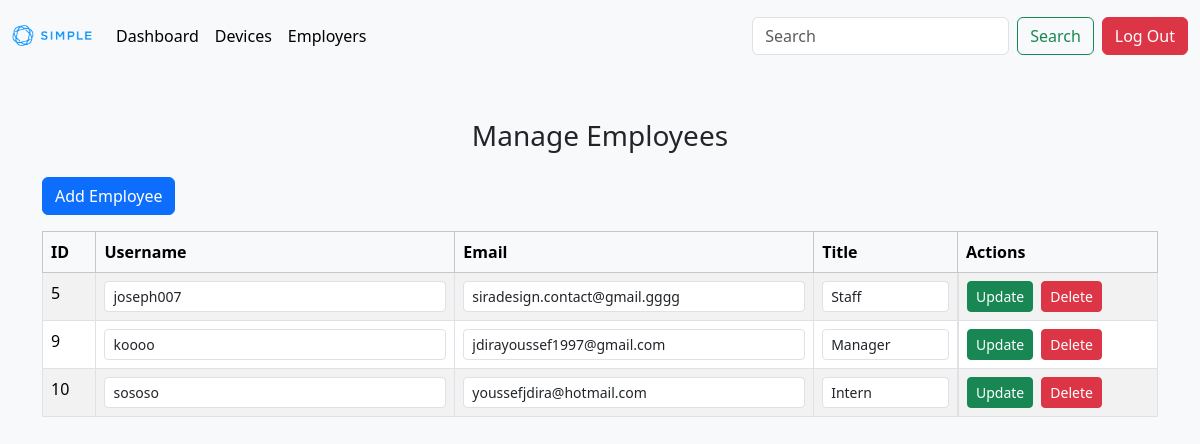
The page /view/users.php (signed in) on the database its author committed.
### tables this page shows
CREATE TABLE `users` (
  `id` int(11) NOT NULL,
  `username` varchar(50) NOT NULL,
  `email` varchar(150) DEFAULT NULL,
  `title` enum('manager','staff','intern') DEFAULT 'staff',
  `password` varchar(255) NOT NULL,
  `role` enum('admin','employee') NOT NULL DEFAULT 'employee',
  `created_at` timestamp NOT NULL DEFAULT current_timestamp()
);

### view/users.php (the view, shortened to what this page needs)
<?php
require_once '../model/db.php';
require_once('../include/header.php');
$stmt = $conn->prepare("SELECT id, username, email, title FROM users WHERE role = 'employee'");
$stmt->execute();
$users = $stmt->fetchAll();
?>
<!DOCTYPE html>
<html lang="en">
<head>
<link href="https://cdn.jsdelivr.net/npm/bootstrap@5.3.8/dist/css/bootstrap.min.css" rel="stylesheet">
</head>
<body class="bg-light">
<div class="container mt-5">
    <h3 class="mb-4 text-center">Manage Employees</h3>
    <button class="btn btn-primary mb-3" data-bs-toggle="modal" data-bs-target="#addModal">
        Add Employee
    </button>
    <table class="table table-bordered table-striped">
        <thead class="table-light">
            <tr>
                <th>ID</th>
                <th>Username</th>
                <th>Email</th>
                <th>Title</th>
                <th width="200">Actions</th>
            </tr>
        </thead>
        <tbody>
        <?php foreach ($users as $user): ?>
            <tr>
                <td><?= $user['id'] ?></td>
                <td>
                    <form method="POST" class="d-flex gap-2 align-items-center">
                        <input type="text" name="username"
                            value="<?= htmlspecialchars($user['username']) ?>"
                            class="form-control form-control-sm">
                </td>
                <td>
                        <input type="email" name="email"
                            value="<?= htmlspecialchars($user['email']) ?>"
                            class="form-control form-control-sm">
                </td>
                <td>
                        <select name="title" class="form-control form-control-sm">
                            <option value="manager" <?= $user['title']=='manager'?'selected':'' ?>>Manager</option>
                            <option value="staff" <?= $user['title']=='staff'?'selected':'' ?>>Staff</option>
                            <option value="intern" <?= $user['title']=='intern'?'selected':'' ?>>Intern</option>
                        </select>
                </td>
                <td class="d-flex gap-2">
                        <button class="btn btn-success btn-sm">Update</button>
                    <a href="?delete=<?= $user['id'] ?>"
                    class="btn btn-danger btn-sm"
                    onclick="return confirm('Delete this employee?')">
                        Delete
                    </a>
                </td>
            </tr>
        <?php endforeach; ?>
        </tbody>
    </table>
</div>
</body>
</html>

### include/header.php (shortened to what this page needs)
<!DOCTYPE html>
<html lang="en">
<head>
<link href="https://cdn.jsdelivr.net/npm/bootstrap@5.3.8/dist/css/bootstrap.min.css" rel="stylesheet">
</head>
<body>
<nav class="navbar navbar-expand-lg navbar-light bg-light">
  <div class="container-fluid">
    <a class="navbar-brand" href="index.php">
        <img src="logos.png" class="img-fluid" width="80" height="50" alt="Logo">
    </a>
    <div class="collapse navbar-collapse" id="navbarContent">
      <ul class="navbar-nav me-auto mb-2 mb-lg-0">
        <li class="nav-item">
          <a class="nav-link active link-opacity-50-hove" aria-current="page" href="index.php">Dashboard</a>
        </li>
        <li class="nav-item">
          <a class="nav-link active link-opacity-50-hove" href="products.php">Devices</a>
        </li>
        <li class="nav-item">
          <a class="nav-link active link-opacity-50-hove" href="users.php">Employers</a>
        </li>
      </ul>
      <form class="d-flex mb-2 mb-lg-0 me-2" role="search" method="GET">
        <input class="form-control me-2" type="search" name="search" placeholder="Search" value="">
        <button class="btn btn-outline-success" type="submit">Search</button>
      </form>
      <form method="POST" class="d-flex">
        <button type="submit" name="logout" class="btn btn-danger">Log Out</button>
      </form>
    </div>
  </div>
</nav>
</body>
</html>

### rows shown on the page
users: id "5", username "joseph007", email "siradesign.contact@gmail.gggg", title "Staff"
users: id "9", username "koooo", email "jdirayoussef1997@gmail.com", title "Manager"
users: id "10", username "sososo", email "youssefjdira@hotmail.com", title "Intern"
